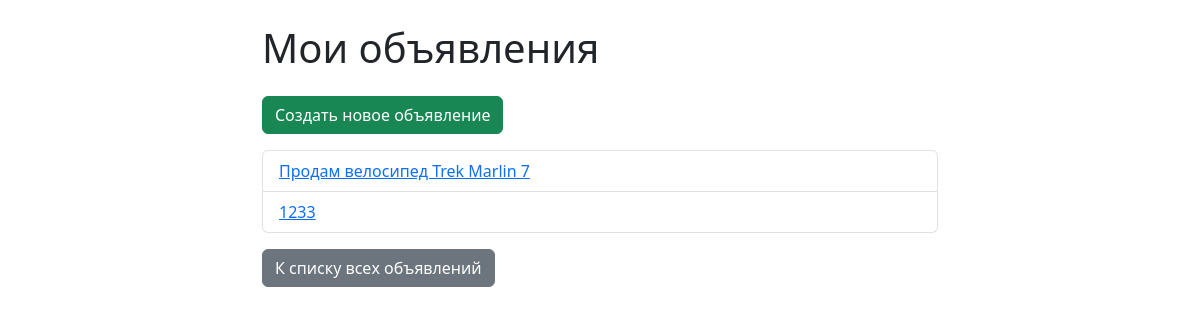
Before: /ads/my/ (signed in) with the older database file.
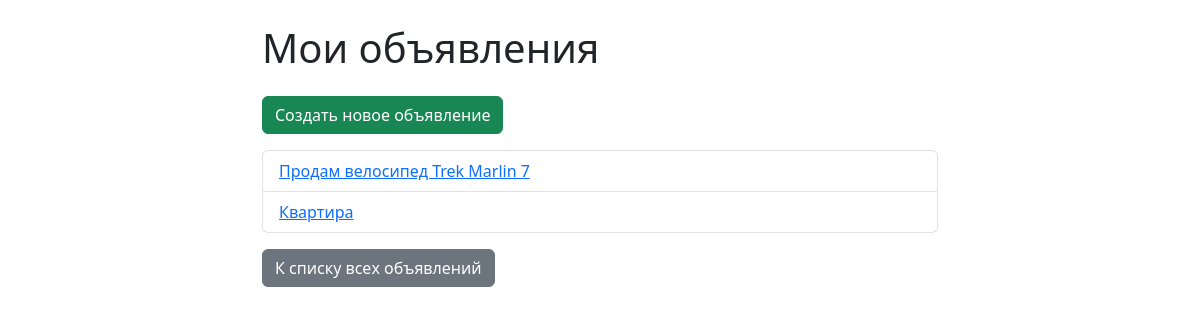
After: the same page with the newer database file.
### ads/models.py (models this page shows, shortened)
class Ad(models.Model):
    tags = models.ManyToManyField('Tag', blank=True, related_name='ads')
    title = models.CharField("Заголовок", max_length=255)
    description = models.TextField("Описание")
    price = models.DecimalField("Цена", max_digits=10, decimal_places=2)
    city = models.CharField("Город", max_length=100)
    author = models.ForeignKey(
        settings.AUTH_USER_MODEL,
        on_delete=models.CASCADE,
        related_name='ads',
        verbose_name="Автор"
    )
    category = models.ForeignKey(
        Category,
        on_delete=models.SET_NULL,
        null=True,
        blank=True,
        related_name='ads',
        verbose_name="Категория"
    )
    slug = models.SlugField(max_length=255, null=True, blank=True, unique=True)
    created_at = models.DateTimeField("Дата создания", auto_now_add=True)

### ads/views.py (the view)
# urls.py: path('my/', views.my_ads, name='my_ads'),  # Мои объявления (текущего пользователя)
@login_required
def my_ads(request):
    ads = Ad.objects.filter(author=request.user)
    return render(request, 'ads/my_ads.html', {'ads': ads})

### ads/templates/ads/my_ads.html (shortened to what this page needs)
<!DOCTYPE html>
<html lang="ru">
<head>
    <link href="https://cdn.jsdelivr.net/npm/bootstrap@5.3.0/dist/css/bootstrap.min.css" rel="stylesheet">
</head>
<body>
<div class="container mt-4" style="max-width: 700px;">
    <h1 class="mb-4">Мои объявления</h1>
    <a href="{% url 'ad_create' %}" class='btn btn-success mb-3'>Создать новое объявление</a>
    {% if ads %}
        <ul class='list-group'>
            {% for ad in ads %}
                {% if ad.slug %}
                    <li class='list-group-item'>
                        <a href="{% url 'ad_detail' slug=ad.slug %}">{{ ad.title }}</a>
                    </li>
                {% endif %}
            {% endfor %}
        </ul>
    {% else %}
        <p>У вас пока нет объявлений.</p>
    {% endif %}
    <p class='mt-3'><a href="{% url 'ad_list' %}" class='btn btn-secondary'>К списку всех объявлений</a></p>
</div>
</body>
</html>

Changed rows visible on the page:
removed Ad: title "1233"
added Ad: title "Квартира"
